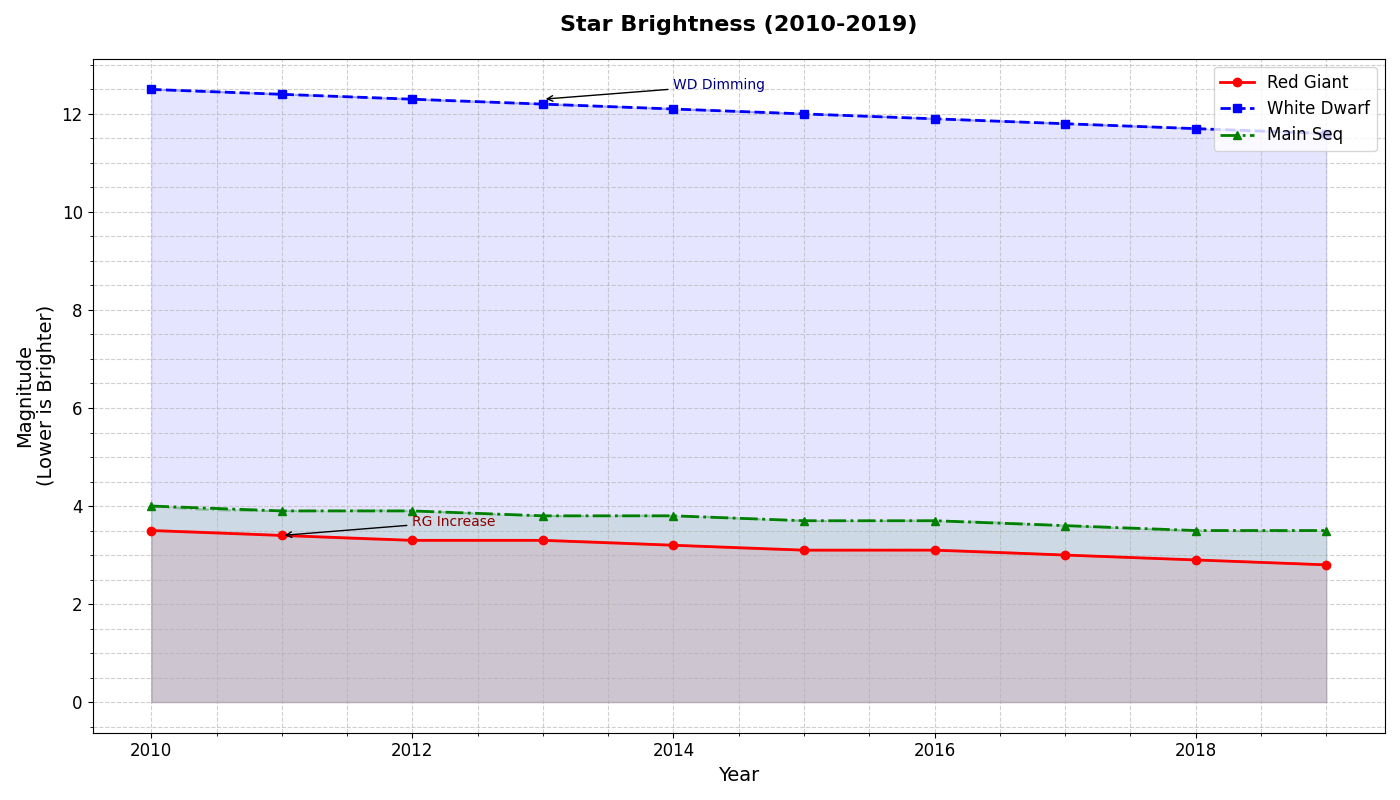

Source code (Python):
import matplotlib.pyplot as plt
import numpy as np
from scipy.interpolate import make_interp_spline

years = np.arange(2010, 2020)
red_giant_magnitudes = np.array([3.5, 3.4, 3.3, 3.3, 3.2, 3.1, 3.1, 3.0, 2.9, 2.8])
white_dwarf_magnitudes = np.array([12.5, 12.4, 12.3, 12.2, 12.1, 12.0, 11.9, 11.8, 11.7, 11.6])
main_sequence_magnitudes = np.array([4.0, 3.9, 3.9, 3.8, 3.8, 3.7, 3.7, 3.6, 3.5, 3.5])

fig, ax = plt.subplots(figsize=(14, 8))

ax.plot(years, red_giant_magnitudes, label='Red Giant', color='red', marker='o', linestyle='-', linewidth=2)
ax.plot(years, white_dwarf_magnitudes, label='White Dwarf', color='blue', marker='s', linestyle='--', linewidth=2)
ax.plot(years, main_sequence_magnitudes, label='Main Seq', color='green', marker='^', linestyle='-.', linewidth=2)

ax.fill_between(years, red_giant_magnitudes, color='red', alpha=0.1)
ax.fill_between(years, white_dwarf_magnitudes, color='blue', alpha=0.1)
ax.fill_between(years, main_sequence_magnitudes, color='green', alpha=0.1)

def smooth_trendline(x, y):
    spline = make_interp_spline(x, y, k=3)
    x_range = np.linspace(min(x), max(x), 300)
    smooth_y = spline(x_range)
    return x_range, smooth_y

rg_x, rg_smooth = smooth_trendline(years, red_giant_magnitudes)
wd_x, wd_smooth = smooth_trendline(years, white_dwarf_magnitudes)
ms_x, ms_smooth = smooth_trendline(years, main_sequence_magnitudes)

ax.plot(rg_x, rg_smooth, color='red', linestyle='-', alpha=0.3)
ax.plot(wd_x, wd_smooth, color='blue', linestyle='--', alpha=0.3)
ax.plot(ms_x, ms_smooth, color='green', linestyle='-.', alpha=0.3)

ax.set_title('Star Brightness (2010-2019)', fontsize=16, fontweight='bold', pad=20)
ax.set_xlabel('Year', fontsize=14)
ax.set_ylabel('Magnitude\n(Lower is Brighter)', fontsize=14)

ax.grid(True, which='both', linestyle='--', alpha=0.6)
ax.minorticks_on()
ax.tick_params(axis='both', which='major', labelsize=12)

ax.legend(loc='upper right', fontsize=12, frameon=True)

ax.annotate('RG Increase', xy=(2011, 3.4), xytext=(2012, 3.6),
            arrowprops=dict(facecolor='gray', arrowstyle='->'), fontsize=10, color='darkred')
ax.annotate('WD Dimming', xy=(2013, 12.3), xytext=(2014, 12.5),
            arrowprops=dict(facecolor='gray', arrowstyle='->'), fontsize=10, color='navy')

plt.tight_layout()
plt.show()
